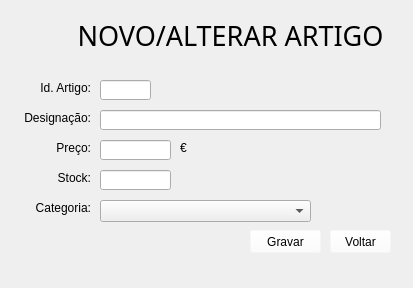
<?xml version="1.0" encoding="UTF-8"?>
<ui version="4.0">
 <class>Form</class>
 <widget class="QWidget" name="Form">
  <property name="geometry">
   <rect>
    <x>0</x>
    <y>0</y>
    <width>413</width>
    <height>288</height>
   </rect>
  </property>
  <property name="windowTitle">
   <string>Detalhes Artigo</string>
  </property>
  <widget class="QLabel" name="label_id">
   <property name="geometry">
    <rect>
     <x>10</x>
     <y>80</y>
     <width>81</width>
     <height>16</height>
    </rect>
   </property>
   <property name="text">
    <string>Id. Artigo:</string>
   </property>
   <property name="alignment">
    <set>Qt::AlignRight|Qt::AlignTrailing|Qt::AlignVCenter</set>
   </property>
  </widget>
  <widget class="QLineEdit" name="lineEdit_preco">
   <property name="geometry">
    <rect>
     <x>100</x>
     <y>140</y>
     <width>71</width>
     <height>20</height>
    </rect>
   </property>
  </widget>
  <widget class="QComboBox" name="comboBox_categoria">
   <property name="geometry">
    <rect>
     <x>100</x>
     <y>200</y>
     <width>211</width>
     <height>22</height>
    </rect>
   </property>
  </widget>
  <widget class="QLabel" name="label_titulo">
   <property name="geometry">
    <rect>
     <x>70</x>
     <y>10</y>
     <width>321</width>
     <height>51</height>
    </rect>
   </property>
   <property name="font">
    <font>
     <family>Stencil</family>
     <pointsize>20</pointsize>
    </font>
   </property>
   <property name="text">
    <string>NOVO/ALTERAR ARTIGO</string>
   </property>
   <property name="alignment">
    <set>Qt::AlignCenter</set>
   </property>
  </widget>
  <widget class="QLabel" name="label_preco">
   <property name="geometry">
    <rect>
     <x>10</x>
     <y>140</y>
     <width>81</width>
     <height>16</height>
    </rect>
   </property>
   <property name="text">
    <string>Preço:</string>
   </property>
   <property name="alignment">
    <set>Qt::AlignRight|Qt::AlignTrailing|Qt::AlignVCenter</set>
   </property>
  </widget>
  <widget class="QLabel" name="label_stock">
   <property name="geometry">
    <rect>
     <x>10</x>
     <y>170</y>
     <width>81</width>
     <height>16</height>
    </rect>
   </property>
   <property name="text">
    <string>Stock:</string>
   </property>
   <property name="alignment">
    <set>Qt::AlignRight|Qt::AlignTrailing|Qt::AlignVCenter</set>
   </property>
  </widget>
  <widget class="QPushButton" name="pushButton_voltar">
   <property name="geometry">
    <rect>
     <x>330</x>
     <y>230</y>
     <width>61</width>
     <height>23</height>
    </rect>
   </property>
   <property name="styleSheet">
    <string notr="true">background-color: rgba(255, 255, 255, 0);</string>
   </property>
   <property name="text">
    <string>Voltar</string>
   </property>
   <property name="icon">
    <iconset>
     <normaloff>Imagens/voltar.png</normaloff>Imagens/voltar.png</iconset>
   </property>
  </widget>
  <widget class="QLineEdit" name="lineEdit_designacao">
   <property name="geometry">
    <rect>
     <x>100</x>
     <y>110</y>
     <width>281</width>
     <height>20</height>
    </rect>
   </property>
  </widget>
  <widget class="QLineEdit" name="lineEdit_id">
   <property name="geometry">
    <rect>
     <x>100</x>
     <y>80</y>
     <width>51</width>
     <height>20</height>
    </rect>
   </property>
  </widget>
  <widget class="QLabel" name="label_categoria">
   <property name="geometry">
    <rect>
     <x>10</x>
     <y>200</y>
     <width>81</width>
     <height>16</height>
    </rect>
   </property>
   <property name="text">
    <string>Categoria:</string>
   </property>
   <property name="alignment">
    <set>Qt::AlignRight|Qt::AlignTrailing|Qt::AlignVCenter</set>
   </property>
  </widget>
  <widget class="QLabel" name="label">
   <property name="geometry">
    <rect>
     <x>10</x>
     <y>10</y>
     <width>61</width>
     <height>51</height>
    </rect>
   </property>
   <property name="text">
    <string/>
   </property>
   <property name="pixmap">
    <pixmap>Imagens/produtos.png</pixmap>
   </property>
   <property name="scaledContents">
    <bool>true</bool>
   </property>
  </widget>
  <widget class="QLabel" name="label_designacao">
   <property name="geometry">
    <rect>
     <x>10</x>
     <y>110</y>
     <width>81</width>
     <height>16</height>
    </rect>
   </property>
   <property name="text">
    <string>Designação:</string>
   </property>
   <property name="alignment">
    <set>Qt::AlignRight|Qt::AlignTrailing|Qt::AlignVCenter</set>
   </property>
  </widget>
  <widget class="QLineEdit" name="lineEdit_stock">
   <property name="geometry">
    <rect>
     <x>100</x>
     <y>170</y>
     <width>71</width>
     <height>20</height>
    </rect>
   </property>
  </widget>
  <widget class="QLabel" name="label_moeda">
   <property name="geometry">
    <rect>
     <x>180</x>
     <y>140</y>
     <width>81</width>
     <height>16</height>
    </rect>
   </property>
   <property name="text">
    <string>€</string>
   </property>
   <property name="alignment">
    <set>Qt::AlignLeading|Qt::AlignLeft|Qt::AlignVCenter</set>
   </property>
  </widget>
  <widget class="QPushButton" name="pushButton_gravar">
   <property name="geometry">
    <rect>
     <x>250</x>
     <y>230</y>
     <width>71</width>
     <height>23</height>
    </rect>
   </property>
   <property name="styleSheet">
    <string notr="true">background-color: rgba(255, 255, 255, 0);</string>
   </property>
   <property name="text">
    <string>Gravar</string>
   </property>
   <property name="icon">
    <iconset>
     <normaloff>Imagens/guardar.png</normaloff>Imagens/guardar.png</iconset>
   </property>
  </widget>
 </widget>
 <resources/>
 <connections/>
</ui>
